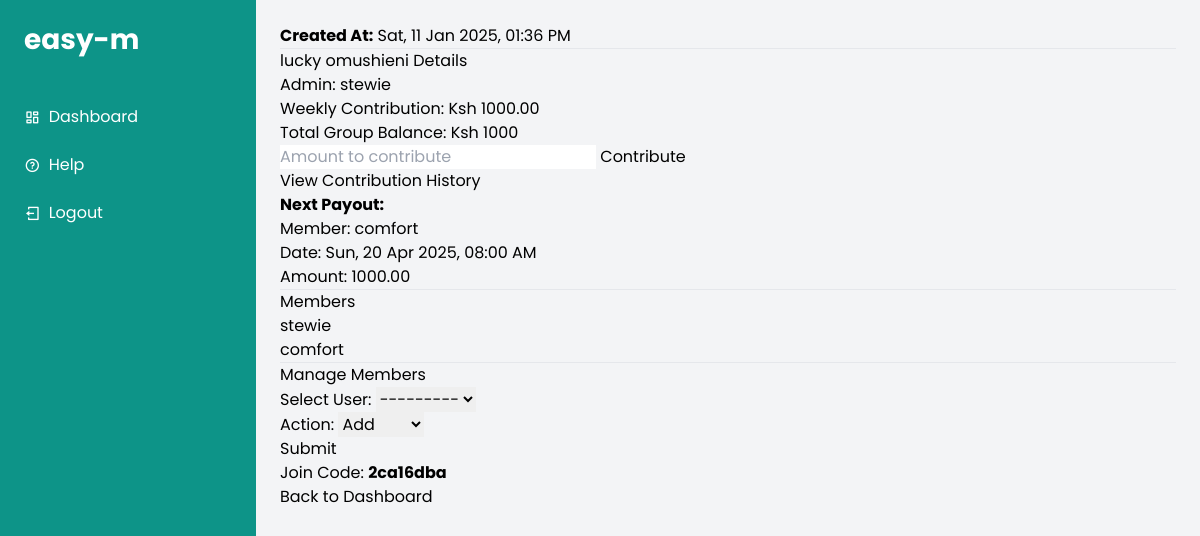
Screenshot of /group/4/ (signed in) with the database file from the repository.
### contributions/models.py (models this page shows, shortened)
class Group(models.Model):
    name = models.CharField(max_length=100)
    members = models.ManyToManyField(User)
    weekly_contribution = models.DecimalField(max_digits=10, decimal_places=2)
    interest_rate = models.DecimalField(max_digits=5, decimal_places=2, default=25)
    admin = models.ForeignKey(User, on_delete=models.CASCADE, related_name='admin_groups')
    join_code = models.CharField(max_length=8, blank=True, null=True)
    created_at = models.DateTimeField(auto_now_add=True)
    cycle_length = models.PositiveIntegerField(default=7)  # Length of payout cycle in days

### contributions/views.py (the view, shortened to what this page needs)
# urls.py: path('group/<int:group_id>/', views.group_detail, name='group_detail'),
@login_required
def group_detail(request, group_id):
    group = get_object_or_404(Group, id=group_id)
    contributions = Contribution.objects.filter(group=group).order_by('-contribution_date')
    if request.user not in group.members.all():
        messages.error(request, "You are not authorized to view this group.")
        return redirect('dashboard')
    contributions = group.contribution_set.all()  # Fetch all contributions for this group
    total_balance = contributions.aggregate(total=models.Sum('amount'))['total'] or 0
    group_balances = contributions.values('group').annotate(total_amount=Sum('amount'))
    form = MemberManagementForm()
    members = group.members.all().order_by('username')  # Alphabetical order
    total_balance = group.contribution_set.aggregate(total=models.Sum('amount'))['total'] or 0
    cycle_length = group.payoutcycle_set.count()
    next_member_index = cycle_length % members.count()  # Circular index
    next_member = members[next_member_index]
    next_payout_date = (now() + timedelta(days=(6 - now().weekday()))).replace(hour=8, minute=0, second=0, microsecond=0)
    return render(request, 'contributions/group_detail.html', {
        'group': group,
        'form': form,
        'contributions': contributions,
        'total_balance': total_balance,
        'group_balances': group_balances,
        'next_member': next_member,
        'next_payout_date': next_payout_date,
        'created_at': group.created_at,
    })

### contributions/forms.py
class MemberManagementForm(forms.Form):
    user = forms.ModelChoiceField(queryset=User.objects.all(), label="Select User")
    action = forms.ChoiceField(choices=[('add', 'Add'), ('remove', 'Remove')], label="Action")

### contributions/templates/contributions/group_detail.html (shortened to what this page needs)
{% extends 'contributions/base.html' %}
{% block content %}
<section class="hero">
<div class="hero-text">
<p><strong>Created At:</strong> {{ group.created_at|date:"D, d M Y, h:i A" }}</p>
<hr>
<h2>{{ group.name }} Details</h2>
<p>Admin: {{ group.admin.username }}</p>
<p>Weekly Contribution: Ksh {{ group.weekly_contribution }}</p>
<p>Total Group Balance: Ksh {{ total_balance }}</p>
<form method="post" action="{% url 'contribute' %}">
    <input type="number" name="amount" placeholder="Amount to contribute">
    <button type="submit">Contribute</button>
</form>
<a href="{% url 'contribution_history' group.id %}">View Contribution History</a>
<p><strong>Next Payout:</strong></p>
<ul>
    <p>Member: {{ next_member.username }}</p>
    <p>Date: {{ next_payout_date|date:"D, d M Y, h:i A" }}</p>
    <p>Amount: {{ total_balance|floatformat:2 }}</p>
</ul>
<hr>
<h2>Members</h2>
<ul>
    {% for member in group.members.all %}
        <p>{{ member.username }}</p>
    {% endfor %}
</ul>
<hr>
{% if user == group.admin %}
    <h2>Manage Members</h2>
    <form method="post" action="{% url 'group_detail' group.id %}">
        {{ form.as_p }}
        <button type="submit" name="manage_member">Submit</button>
    </form>
    {% if group.join_code %}
        <p>Join Code: <strong>{{ group.join_code }}</strong></p>
    {% endif %}
{% endif %}
<a href="{% url 'dashboard' %}">Back to Dashboard</a>
</div>
</section>
{% endblock %}

### contributions/static/css/style.css (style rules this page uses)
* { margin: 0; padding: 0; box-sizing: border-box; font-family: 'Poppins', sans-serif; list-style: none; text-decoration: none; }
body { background-color: #F7F7F7; }
:root { --teal-600: #4ABDAC; --charcoal: #333333; --coral: #FC4A1A; }

### rows the page displays
Group: created_at "Sat, 11 Jan 2025, 01:36 PM", name "lucky omushieni", admin.username "stewie", weekly_contribution "1000.00", join_code "2ca16dba"

### other values shown
{{ total_balance }} "1000"
{{ next_member.username }} "comfort"
{{ next_payout_date|date:"D, d M Y, h:i A" }} "Sun, 20 Apr 2025, 08:00 AM"
{{ total_balance|floatformat:2 }} "1000.00"
{{ member.username }} "stewie"
{{ member.username }} "comfort"
